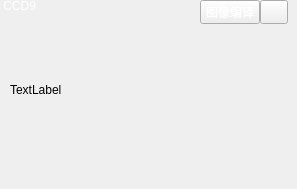
                <widget class="QWidget" name="widget_p17" native="true">
                 <widget class="QLabel" name="label_p17">
                  <property name="geometry">
                   <rect>
                    <x>0</x>
                    <y>0</y>
                    <width>54</width>
                    <height>12</height>
                   </rect>
                  </property>
                  <property name="styleSheet">
                   <string notr="true">color: rgb(255, 255, 255);
background-color: transparent;</string>
                  </property>
                  <property name="text">
                   <string> CCD9</string>
                  </property>
                 </widget>
                 <widget class="QPushButton" name="pushButton_p17_3">
                  <property name="geometry">
                   <rect>
                    <x>260</x>
                    <y>0</y>
                    <width>28</width>
                    <height>24</height>
                   </rect>
                  </property>
                  <property name="sizePolicy">
                   <sizepolicy hsizetype="Fixed" vsizetype="Fixed">
                    <horstretch>0</horstretch>
                    <verstretch>0</verstretch>
                   </sizepolicy>
                  </property>
                  <property name="styleSheet">
                   <string notr="true">color: rgb(255, 255, 255);</string>
                  </property>
                  <property name="text">
                   <string/>
                  </property>
                  <property name="icon">
                   <iconset resource="../resource.qrc">
                    <normaloff>:/run/icon/run.png</normaloff>:/run/icon/run.png</iconset>
                  </property>
                 </widget>
                 <widget class="QPushButton" name="pushButton_p17_1">
                  <property name="geometry">
                   <rect>
                    <x>200</x>
                    <y>0</y>
                    <width>60</width>
                    <height>24</height>
                   </rect>
                  </property>
                  <property name="sizePolicy">
                   <sizepolicy hsizetype="Fixed" vsizetype="Fixed">
                    <horstretch>0</horstretch>
                    <verstretch>0</verstretch>
                   </sizepolicy>
                  </property>
                  <property name="minimumSize">
                   <size>
                    <width>60</width>
                    <height>24</height>
                   </size>
                  </property>
                  <property name="maximumSize">
                   <size>
                    <width>60</width>
                    <height>24</height>
                   </size>
                  </property>
                  <property name="styleSheet">
                   <string notr="true">color: rgb(255, 255, 255);</string>
                  </property>
                  <property name="text">
                   <string>图像编译</string>
                  </property>
                  <property name="autoRepeatDelay">
                   <number>300</number>
                  </property>
                  <property name="autoRepeatInterval">
                   <number>100</number>
                  </property>
                  <property name="autoDefault">
                   <bool>false</bool>
                  </property>
                  <property name="default">
                   <bool>false</bool>
                  </property>
                 </widget>
                 <widget class="QLabel" name="label_p17_central">
                  <property name="geometry">
                   <rect>
                    <x>10</x>
                    <y>0</y>
                    <width>270</width>
                    <height>180</height>
                   </rect>
                  </property>
                  <property name="text">
                   <string>TextLabel</string>
                  </property>
                 </widget>
                 <zorder>label_p17_central</zorder>
                 <zorder>label_p17</zorder>
                 <zorder>pushButton_p17_3</zorder>
                 <zorder>pushButton_p17_1</zorder>
                </widget>
